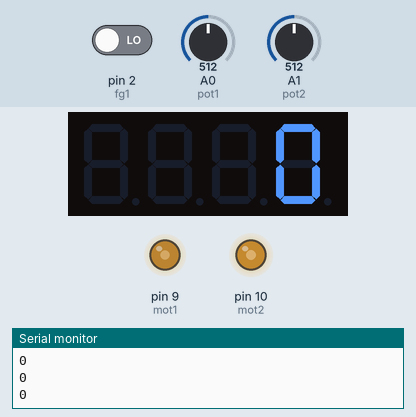
Simulated run of this sketch. Board: Arduino Uno, built with avr-gcc and run on an emulated ATmega328P. Shown: 4-digit seven-segment display, output pins drawn as LEDs (lit = HIGH), the last lines printed to the serial monitor. The inputs (shaded band) are chosen by the test bench; at power-on: A1 (pot2) = 512, A0 (pot1) = 512, pin 2 (fg1) LOW.

Above: at 1.2 s.
1.3 s: A1 (pot2) set to 716
At 2.5 s:
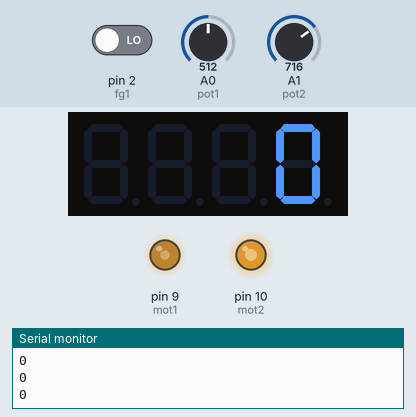
2.8 s: A0 (pot1) set to 900
At 3.2 s:
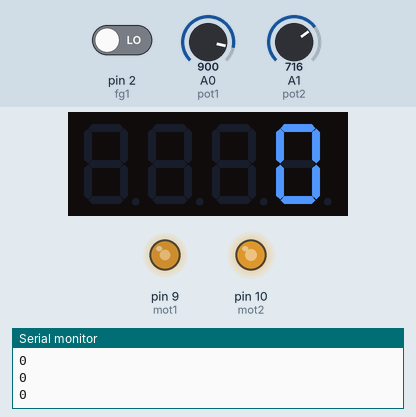
4.4 s: A0 (pot1) set to 1023
At 5.0 s:
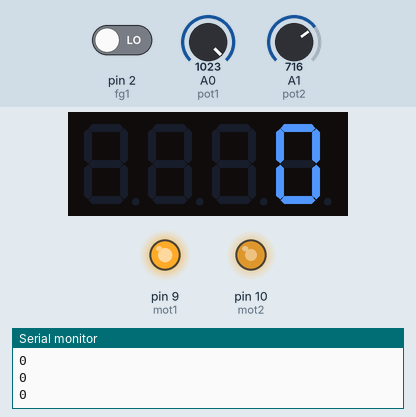
6.0 s: A1 (pot2) set to 900
At 6.7 s:
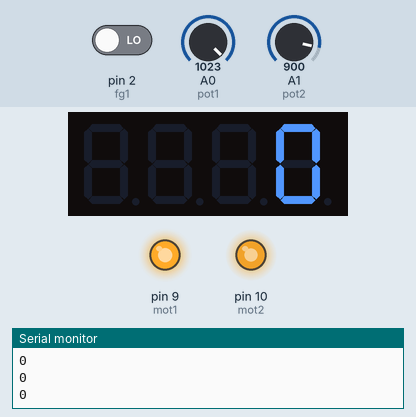
7.6 s: pin 2 (fg1) driven HIGH
At 7.74 s:
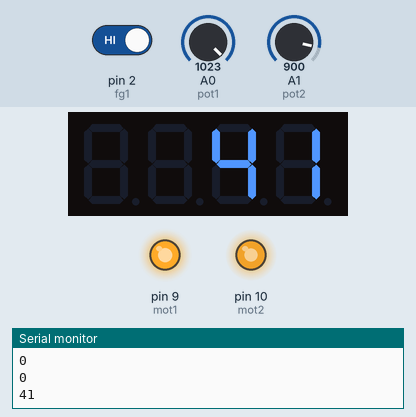
9.3 s: A0 (pot1) set to 716
At 9.8 s:
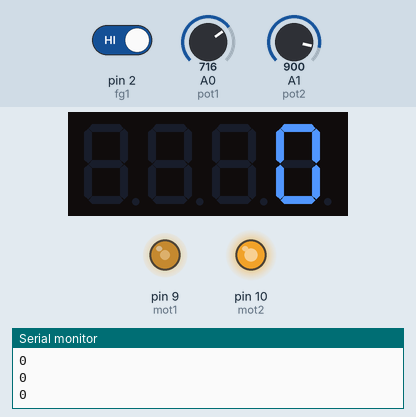
Timing chart, 0 to 11.8 s (numbered marks = the images above; inputs shaded):
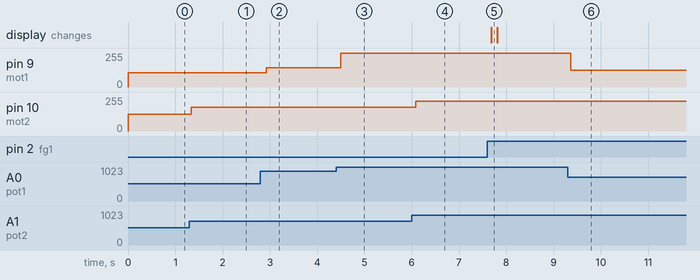

The sketch:

test1.ino
```cpp
// pin numbers
int pot1 = A0;
int pot2 = A1;
int mot1 = 9;
int mot2 = 10;

int fg1 = 2;
int fg2 = 3;

unsigned long time = 0;
float freq = 0;
volatile int counter = 0;

#include <TM1637Display.h>
#define CLK 12
#define DIO 13
TM1637Display display(CLK, DIO);

void setup() {
  Serial.begin(9600);
  pinMode(mot1,OUTPUT);
  pinMode(mot2,OUTPUT);
  TCCR1A = _BV(COM1A1) | _BV(COM1B1) | _BV(WGM10);
  TCCR1B = _BV(CS10);

  pinMode(fg1,INPUT);
  pinMode(fg2,INPUT);

  attachInterrupt(digitalPinToInterrupt(fg1), count, RISING);

  display.setBrightness(7, true);
}

void loop() {
  float in1 = analogRead(pot1) * 255.0 / 1023.0;
  in1 = 60.0 + in1 / 255.0 * 95.0;
  if (in1 <= 62.0) {
    in1 = 0.0;
  }
  else if (in1 >= 152.0) {
    in1 = 255.0;
  }
  OCR1A = in1;
  //analogWrite(mot1, in1);

  float in2 = analogRead(pot2) * 255.0 / 1023.0;
  OCR1B = in2;
  //analogWrite(mos2, in2);

  //float ontime1 = pulseIn(fg1,HIGH,10000);
  //float offtime1 = pulseIn(fg1,LOW,10000);
  //float freq = 1000000.0 / (2 * offtime1);

  //unsigned long delta = micros() - time;
  //if (counter >= 10) {
  //  time = micros();
  //  freq = counter * 1000000.0 / delta;
  //  counter = 0;
  //}
  //if (delta > 1000000.0) {
  //  time = micros();
  //  freq = 0;
  //  counter = 0;
  //}
  //Serial.println(freq);

  unsigned long delta = micros() - time;
  time = micros();
  int freq = counter * 1000000.0 / delta / 12.0 * 60;
  counter = 0;
  Serial.println(freq);
  display.showNumberDec(freq, false);
  delay(100);
}

void count() {
  counter = ++counter;
}
```

Measured:
- after the input at 1.3 s, pin 10 (mot2): 127/255 → 178/255 at once
- after the input at 2.8 s, pin 9 (mot1): 107/255 → 143/255 after 0.12 s
- after the input at 4.4 s, pin 9 (mot1): 143/255 → 255/255 after 0.10 s
- after the input at 6.0 s, pin 10 (mot2): 178/255 → 224/255 after 0.08 s
- after the input at 7.6 s, the display: changes after 0.08 s (image 5)
- after the input at 9.3 s, pin 9 (mot1): 255/255 → 126/255 after 0.07 s
